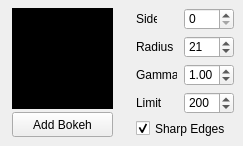
         <widget class="QWidget" name="tab">
          <attribute name="title">
           <string>Style 1</string>
          </attribute>
          <widget class="QCheckBox" name="checkBoxRealBokehSharp">
           <property name="geometry">
            <rect>
             <x>136</x>
             <y>120</y>
             <width>93</width>
             <height>17</height>
            </rect>
           </property>
           <property name="text">
            <string>Sharp Edges</string>
           </property>
           <property name="checked">
            <bool>true</bool>
           </property>
          </widget>
          <widget class="QPushButton" name="pushRealBokeh1">
           <property name="geometry">
            <rect>
             <x>12</x>
             <y>112</y>
             <width>101</width>
             <height>25</height>
            </rect>
           </property>
           <property name="text">
            <string>Add Bokeh</string>
           </property>
          </widget>
          <widget class="QDoubleSpinBox" name="doubleSpinRealBokeh">
           <property name="geometry">
            <rect>
             <x>184</x>
             <y>64</y>
             <width>50</width>
             <height>22</height>
            </rect>
           </property>
           <property name="maximum">
            <double>10.000000000000000</double>
           </property>
           <property name="singleStep">
            <double>0.100000000000000</double>
           </property>
           <property name="value">
            <double>1.000000000000000</double>
           </property>
          </widget>
          <widget class="QLabel" name="label_3">
           <property name="geometry">
            <rect>
             <x>136</x>
             <y>8</y>
             <width>21</width>
             <height>22</height>
            </rect>
           </property>
           <property name="text">
            <string>Side</string>
           </property>
          </widget>
          <widget class="QGraphicsView" name="graphicsViewRealBokeh">
           <property name="geometry">
            <rect>
             <x>12</x>
             <y>8</y>
             <width>101</width>
             <height>101</height>
            </rect>
           </property>
           <property name="styleSheet">
            <string notr="true">background-color: rgb(0, 0, 0);</string>
           </property>
           <property name="verticalScrollBarPolicy">
            <enum>Qt::ScrollBarAlwaysOff</enum>
           </property>
           <property name="horizontalScrollBarPolicy">
            <enum>Qt::ScrollBarAlwaysOff</enum>
           </property>
           <property name="renderHints">
            <set>QPainter::Antialiasing|QPainter::HighQualityAntialiasing|QPainter::SmoothPixmapTransform|QPainter::TextAntialiasing</set>
           </property>
          </widget>
          <widget class="QSpinBox" name="spinRealBokehS">
           <property name="geometry">
            <rect>
             <x>184</x>
             <y>36</y>
             <width>50</width>
             <height>22</height>
            </rect>
           </property>
           <property name="minimum">
            <number>3</number>
           </property>
           <property name="maximum">
            <number>101</number>
           </property>
           <property name="singleStep">
            <number>2</number>
           </property>
           <property name="value">
            <number>21</number>
           </property>
          </widget>
          <widget class="QSpinBox" name="realBokehLimit">
           <property name="geometry">
            <rect>
             <x>184</x>
             <y>92</y>
             <width>50</width>
             <height>22</height>
            </rect>
           </property>
           <property name="maximum">
            <number>255</number>
           </property>
           <property name="value">
            <number>200</number>
           </property>
          </widget>
          <widget class="QSpinBox" name="spinRealBokehN">
           <property name="geometry">
            <rect>
             <x>184</x>
             <y>8</y>
             <width>50</width>
             <height>22</height>
            </rect>
           </property>
           <property name="maximum">
            <number>100</number>
           </property>
           <property name="value">
            <number>0</number>
           </property>
          </widget>
          <widget class="QLabel" name="label_4">
           <property name="geometry">
            <rect>
             <x>136</x>
             <y>36</y>
             <width>37</width>
             <height>22</height>
            </rect>
           </property>
           <property name="text">
            <string>Radius</string>
           </property>
          </widget>
          <widget class="QLabel" name="label_6">
           <property name="geometry">
            <rect>
             <x>136</x>
             <y>64</y>
             <width>41</width>
             <height>22</height>
            </rect>
           </property>
           <property name="text">
            <string>Gamma</string>
           </property>
          </widget>
          <widget class="QLabel" name="label_52">
           <property name="geometry">
            <rect>
             <x>136</x>
             <y>92</y>
             <width>41</width>
             <height>22</height>
            </rect>
           </property>
           <property name="text">
            <string>Limit</string>
           </property>
          </widget>
         </widget>
